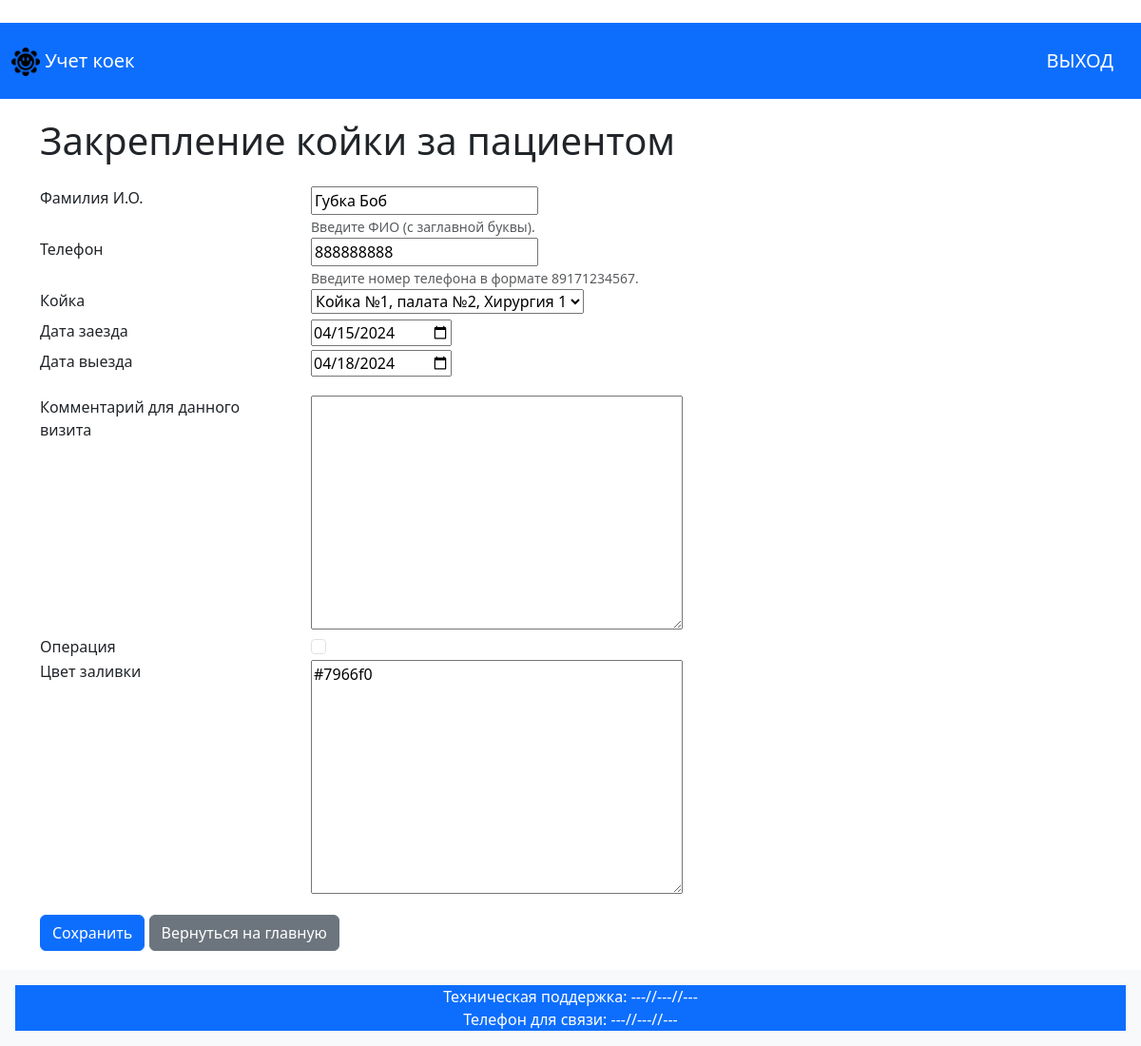
Page /gubka-bob-1-2024-04-15/edit-occupy-ward/78/ (signed in) on the earlier database version.
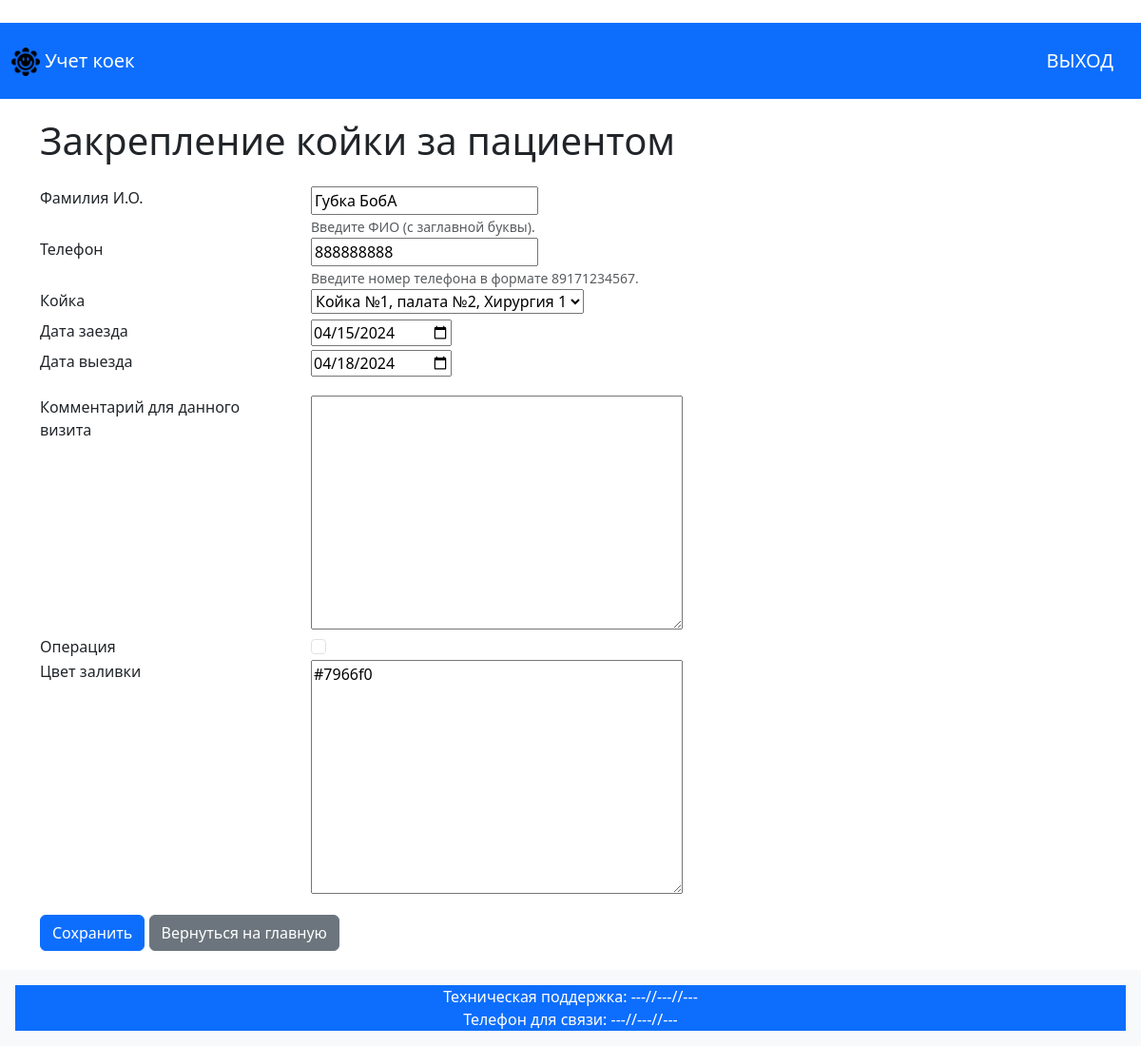
Same page on the later database version.
### patients/models.py (models this page shows, shortened)
class OccupyWardModel(models.Model):
    full_name = models.CharField(
        max_length=STRING_MAX_LENGTH,
        verbose_name='Фамилия И.О.'
    )
    telephone = models.CharField(
        max_length=STRING_MAX_LENGTH,
        verbose_name='Телефон',
        blank=True,
    )
    bed = models.ForeignKey(
        BedModel,
        on_delete=models.CASCADE,
        verbose_name='Койка',
    )
    date_checkin = models.DateField(
        verbose_name='Дата заселения',
        default=timezone.now,
        null=True,
    )
    date_checkout = models.DateField(
        verbose_name='Дата выселения',
        default=timezone.now().date() + timezone.timedelta(days=3),
        null=True,
    )
    comment = models.TextField(
        blank=True,
        verbose_name='Комментарий'
    )
    operation = models.BooleanField(
        default=False,
        verbose_name='Операция'
    )
    color = RGBColorField(
        default='#8B0000',
        verbose_name='Цвет заливки',
        help_text='Выберите цвет заливки для пациента'
    )
    slug = models.SlugField(
        verbose_name='Слаг',
        unique=True,
        editable=False,
    )
    class Meta:
        verbose_name = 'Заселенная койка'
        verbose_name_plural = 'Заселенные койки'

### pilgrim/views.py (the view)
# urls.py: path('<str:ward_slug>/edit-occupy-ward/<int:pk>/', edit_occupy_ward, name='edit_occupy_ward'),
@login_required
def edit_occupy_ward(request, pk, ward_slug):
    occupy_instance = OccupyWardModel.objects.get(id=pk)
    date_checkin = occupy_instance.date_checkin
    date_checkout = occupy_instance.date_checkout
    department_slug = occupy_instance.bed.ward.department.slug
    year = occupy_instance.date_checkin.year
    month = occupy_instance.date_checkin.month
    user = request.user
    if request.method == 'POST':
        form = OccupyWardForm(request.POST, instance=occupy_instance, ward_slug=ward_slug)
        if form.is_valid():
            if user.department.slug == occupy_instance.bed.ward.department.slug:
                form.save()
                return redirect('account_beds', department_slug=occupy_instance.bed.ward.department.slug, year=occupy_instance.date_checkin.year, month=occupy_instance.date_checkin.month)
            else:
                return redirect('error_page')
    else:
        initial_data = {
            'bed': occupy_instance.bed.id,
            'date_checkin': date_checkin.strftime('%Y-%m-%d'),
            'date_checkout': date_checkout.strftime('%Y-%m-%d'),
            'full_name': occupy_instance.full_name,  # Добавьте это
            'telephone': occupy_instance.telephone,  # И это
            'color': occupy_instance.color  # И это
        }
        form = OccupyWardForm(initial=initial_data, user=user, ward_slug=ward_slug)
    context = {
        'form': form,
        'occupy_id': pk,
        'department_slug': department_slug,
        'year': year,
        'month': month
    }
    return render(request, 'edit_occupy_ward.html', context)

### patients/forms.py (shortened to what this page needs)
class OccupyWardForm(forms.ModelForm):
    date_checkin = forms.DateField(widget=forms.DateInput(attrs={'type': 'date'}))
    date_checkout = forms.DateField(widget=forms.DateInput(attrs={'type': 'date'}))
    class Meta:
        model = OccupyWardModel
        fields = ['full_name', 'telephone', 'bed', 'date_checkin', 'date_checkout', 'comment', 'operation', 'color']
    def __init__(self, *args, **kwargs):
        user = kwargs.pop('user', None)
        ward_slug = kwargs.pop('ward_slug', None)
        super(OccupyWardForm, self).__init__(*args, **kwargs)
        if ward_slug and user:
            self.fields['bed'].queryset = BedModel.objects.filter(
                ward__department__slug=user.department.slug
            )

### department/models.py (called while the page is built)
    def __str__(self):
        return f'Койка №{self.number}, палата №{self.ward.name}, {self.ward.department.name}'

### templates/edit_occupy_ward.html (shortened to what this page needs)
{% extends 'base.html' %}
{% block body_site_page %}
<div class="container">
    <h1>Закрепление койки за пациентом</h1>
    <form method="post" class="mt-4">
        <div class="row">
            <div class="col-3">
                <label for="full_name" class="form-label">Фамилия И.О.</label>
            </div>
            <div class="col-9">
                {{ form.full_name }}<br>
                <small class="form-text text-muted">Введите ФИО (с заглавной буквы).</small>
            </div>
        </div>
        <div class="row">
            <div class="col-3">
                <label for="telephone" class="form-label">Телефон</label>
            </div>
            <div class="col-9">
                {{ form.telephone }}<br>
                <small class="form-text text-muted">Введите номер телефона в формате 89171234567.</small>
            </div>
        </div>
        <div class="row">
            <div class="col-3">
                <label for="bed" class="form-label">Койка</label>
            </div>
            <div class="col-9">
                {{ form.bed }}
            </div>
        </div>
        <div class="row">
            <div class="col-3">
                <label for="date_checkin" class="form-label">Дата заезда</label>
            </div>
            <div class="col-9">
                {{ form.date_checkin }}
            </div>
        </div>
        <div class="row">
            <div class="col-3">
                <label for="date_checkout" class="form-label">Дата выезда</label>
            </div>
            <div class="col-9">
                {{ form.date_checkout }}
            </div>
        </div>
        <div class="row">
            <div class="col-3">
                <label for="comment" class="form-label">Комментарий для данного визита</label>
            </div>
            <div class="col-9">
                {{ form.comment }}
            </div>
        </div>
        <div class="row">
            <div class="col-3">
                <label class="form-check-label">Операция</label>
            </div>
            <div class="col-9">
                <div class="form-check">
                    <input type="checkbox" class="form-check-input" id="operation" name="operation">
                </div>
            </div>
        </div>
        <div class="row">
            <div class="col-3">
                <label for="color" class="form-label">Цвет заливки</label>
            </div>
            <div class="col-9">
                {{ form.color }}
            </div>
        </div>
        <button type="submit" class="btn btn-primary mt-3">Сохранить</button>
        <a href="{% url 'account_beds' department_slug=department_slug year=year month=month %}" class="btn btn-secondary mt-3">Вернуться на главную</a>
    </form>
</div>
{% endblock body_site_page %}

Differences in the rows shown:
changed OccupyWardModel "Койка №1, палата №2, Хирургия 1": full_name "Губка Боб" → "Губка БобА"
